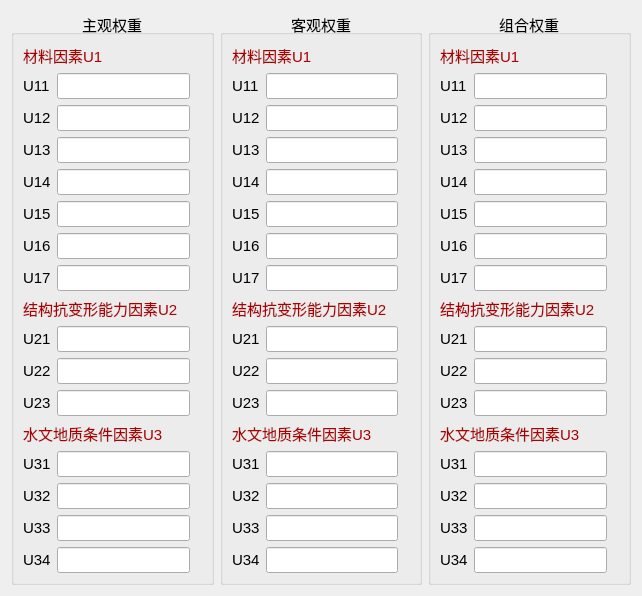
   <widget class="QWidget" name="scrollAreaWidgetContents_3">
    <property name="geometry">
     <rect>
      <x>0</x>
      <y>0</y>
      <width>642</width>
      <height>510</height>
     </rect>
    </property>
    <layout class="QGridLayout" name="gridLayout">
     <item row="0" column="0">
      <widget class="QGroupBox" name="groupBox_zg">
       <property name="sizePolicy">
        <sizepolicy hsizetype="Expanding" vsizetype="Expanding">
         <horstretch>0</horstretch>
         <verstretch>0</verstretch>
        </sizepolicy>
       </property>
       <property name="minimumSize">
        <size>
         <width>0</width>
         <height>0</height>
        </size>
       </property>
       <property name="font">
        <font>
         <family>Arial</family>
         <pointsize>11</pointsize>
         <weight>50</weight>
         <italic>false</italic>
         <bold>false</bold>
        </font>
       </property>
       <property name="styleSheet">
        <string notr="true">font: 11pt &quot;Arial&quot;;</string>
       </property>
       <property name="title">
        <string>主观权重</string>
       </property>
       <property name="alignment">
        <set>Qt::AlignCenter</set>
       </property>
       <property name="flat">
        <bool>false</bool>
       </property>
       <layout class="QGridLayout" name="gridLayout_8">
        <item row="19" column="1">
         <widget class="QLineEdit" name="zg32">
          <property name="alignment">
           <set>Qt::AlignCenter</set>
          </property>
          <property name="readOnly">
           <bool>true</bool>
          </property>
         </widget>
        </item>
        <item row="7" column="1">
         <widget class="QLineEdit" name="zg16">
          <property name="alignment">
           <set>Qt::AlignCenter</set>
          </property>
          <property name="readOnly">
           <bool>true</bool>
          </property>
         </widget>
        </item>
        <item row="4" column="1">
         <widget class="QLineEdit" name="zg13">
          <property name="alignment">
           <set>Qt::AlignCenter</set>
          </property>
          <property name="readOnly">
           <bool>true</bool>
          </property>
         </widget>
        </item>
        <item row="3" column="1">
         <widget class="QLineEdit" name="zg12">
          <property name="alignment">
           <set>Qt::AlignCenter</set>
          </property>
          <property name="dragEnabled">
           <bool>true</bool>
          </property>
          <property name="readOnly">
           <bool>true</bool>
          </property>
          <property name="clearButtonEnabled">
           <bool>false</bool>
          </property>
         </widget>
        </item>
        <item row="8" column="1">
         <widget class="QLineEdit" name="zg17">
          <property name="alignment">
           <set>Qt::AlignCenter</set>
          </property>
          <property name="readOnly">
           <bool>true</bool>
          </property>
         </widget>
        </item>
        <item row="18" column="0">
         <widget class="QLabel" name="label_88">
          <property name="text">
           <string>U31</string>
          </property>
         </widget>
        </item>
        <item row="5" column="0">
         <widget class="QLabel" name="label_89">
          <property name="text">
           <string>U14</string>
          </property>
         </widget>
        </item>
        <item row="6" column="0">
         <widget class="QLabel" name="label_101">
          <property name="text">
           <string>U15</string>
          </property>
         </widget>
        </item>
        <item row="19" column="0">
         <widget class="QLabel" name="label_91">
          <property name="text">
           <string>U32</string>
          </property>
         </widget>
        </item>
        <item row="13" column="0">
         <widget class="QLabel" name="label_84">
          <property name="text">
           <string>U23</string>
          </property>
         </widget>
        </item>
        <item row="11" column="1">
         <widget class="QLineEdit" name="zg21">
          <property name="text">
           <string/>
          </property>
          <property name="alignment">
           <set>Qt::AlignCenter</set>
          </property>
          <property name="readOnly">
           <bool>true</bool>
          </property>
         </widget>
        </item>
        <item row="8" column="0">
         <widget class="QLabel" name="label_96">
          <property name="text">
           <string>U17</string>
          </property>
         </widget>
        </item>
        <item row="21" column="0">
         <widget class="QLabel" name="label_100">
          <property name="text">
           <string>U34</string>
          </property>
         </widget>
        </item>
        <item row="12" column="1">
         <widget class="QLineEdit" name="zg22">
          <property name="alignment">
           <set>Qt::AlignCenter</set>
          </property>
          <property name="readOnly">
           <bool>true</bool>
          </property>
         </widget>
        </item>
        <item row="12" column="0">
         <widget class="QLabel" name="label_102">
          <property name="text">
           <string>U22</string>
          </property>
         </widget>
        </item>
        <item row="5" column="1">
         <widget class="QLineEdit" name="zg14">
          <property name="alignment">
           <set>Qt::AlignCenter</set>
          </property>
          <property name="readOnly">
           <bool>true</bool>
          </property>
         </widget>
        </item>
        <item row="6" column="1">
         <widget class="QLineEdit" name="zg15">
          <property name="alignment">
           <set>Qt::AlignCenter</set>
          </property>
          <property name="readOnly">
           <bool>true</bool>
          </property>
         </widget>
        </item>
        <item row="11" column="0">
         <widget class="QLabel" name="label_90">
          <property name="text">
           <string>U21</string>
          </property>
         </widget>
        </item>
        <item row="2" column="0">
         <widget class="QLabel" name="label_85">
          <property name="text">
           <string>U11</string>
          </property>
         </widget>
        </item>
        <item row="21" column="1">
         <widget class="QLineEdit" name="zg34">
          <property name="alignment">
           <set>Qt::AlignCenter</set>
          </property>
          <property name="readOnly">
           <bool>true</bool>
          </property>
         </widget>
        </item>
        <item row="2" column="1">
         <widget class="QLineEdit" name="zg11">
          <property name="layoutDirection">
           <enum>Qt::LeftToRight</enum>
          </property>
          <property name="text">
           <string/>
          </property>
          <property name="alignment">
           <set>Qt::AlignCenter</set>
          </property>
          <property name="readOnly">
           <bool>true</bool>
          </property>
         </widget>
        </item>
        <item row="9" column="0" rowspan="2" colspan="4">
         <widget class="QLabel" name="label_95">
          <property name="font">
           <font>
            <family>Arial</family>
            <pointsize>11</pointsize>
            <weight>50</weight>
            <italic>false</italic>
            <bold>false</bold>
           </font>
          </property>
          <property name="styleSheet">
           <string notr="true">color: rgb(170, 0, 0);</string>
          </property>
          <property name="text">
           <string>结构抗变形能力因素U2</string>
          </property>
         </widget>
        </item>
        <item row="15" column="0" rowspan="2" colspan="3">
         <widget class="QLabel" name="label_98">
          <property name="font">
           <font>
            <family>Arial</family>
            <pointsize>11</pointsize>
            <weight>50</weight>
            <italic>false</italic>
            <bold>false</bold>
           </font>
          </property>
          <property name="styleSheet">
           <string notr="true">color: rgb(170, 0, 0);</string>
          </property>
          <property name="text">
           <string>水文地质条件因素U3</string>
          </property>
         </widget>
        </item>
        <item row="3" column="0">
         <widget class="QLabel" name="label_97">
          <property name="text">
           <string>U12</string>
          </property>
         </widget>
        </item>
        <item row="20" column="1">
         <widget class="QLineEdit" name="zg33">
          <property name="alignment">
           <set>Qt::AlignCenter</set>
          </property>
          <property name="readOnly">
           <bool>true</bool>
          </property>
         </widget>
        </item>
        <item row="7" column="0">
         <widget class="QLabel" name="label_103">
          <property name="text">
           <string>U16</string>
          </property>
         </widget>
        </item>
        <item row="18" column="1">
         <widget class="QLineEdit" name="zg31">
          <property name="text">
           <string/>
          </property>
          <property name="alignment">
           <set>Qt::AlignCenter</set>
          </property>
          <property name="readOnly">
           <bool>true</bool>
          </property>
         </widget>
        </item>
        <item row="13" column="1">
         <widget class="QLineEdit" name="zg23">
          <property name="alignment">
           <set>Qt::AlignCenter</set>
          </property>
          <property name="readOnly">
           <bool>true</bool>
          </property>
         </widget>
        </item>
        <item row="20" column="0">
         <widget class="QLabel" name="label_99">
          <property name="text">
           <string>U33</string>
          </property>
         </widget>
        </item>
        <item row="4" column="0">
         <widget class="QLabel" name="label_87">
          <property name="text">
           <string>U13</string>
          </property>
         </widget>
        </item>
        <item row="0" column="0" rowspan="2" colspan="3">
         <widget class="QLabel" name="label_94">
          <property name="font">
           <font>
            <family>Arial</family>
            <pointsize>11</pointsize>
            <weight>50</weight>
            <italic>false</italic>
            <bold>false</bold>
           </font>
          </property>
          <property name="styleSheet">
           <string notr="true">color: rgb(170, 0, 0);</string>
          </property>
          <property name="text">
           <string>材料因素U1</string>
          </property>
         </widget>
        </item>
       </layout>
      </widget>
     </item>
     <item row="0" column="2">
      <widget class="QGroupBox" name="groupBox_zh">
       <property name="sizePolicy">
        <sizepolicy hsizetype="Expanding" vsizetype="Expanding">
         <horstretch>0</horstretch>
         <verstretch>0</verstretch>
        </sizepolicy>
       </property>
       <property name="minimumSize">
        <size>
         <width>0</width>
         <height>0</height>
        </size>
       </property>
       <property name="font">
        <font>
         <family>Arial</family>
         <pointsize>11</pointsize>
         <weight>50</weight>
         <italic>false</italic>
         <bold>false</bold>
        </font>
       </property>
       <property name="styleSheet">
        <string notr="true">font: 11pt &quot;Arial&quot;;</string>
       </property>
       <property name="title">
        <string>组合权重</string>
       </property>
       <property name="alignment">
        <set>Qt::AlignCenter</set>
       </property>
       <property name="flat">
        <bool>false</bool>
       </property>
       <layout class="QGridLayout" name="gridLayout_16">
        <item row="0" column="1" rowspan="2" colspan="3">
         <widget class="QLabel" name="label_355">
          <property name="font">
           <font>
            <family>Arial</family>
            <pointsize>11</pointsize>
            <weight>50</weight>
            <italic>false</italic>
            <bold>false</bold>
           </font>
          </property>
          <property name="styleSheet">
           <string notr="true">color: rgb(170, 0, 0);</string>
          </property>
          <property name="text">
           <string>材料因素U1</string>
          </property>
         </widget>
        </item>
        <item row="9" column="1" rowspan="2" colspan="4">
         <widget class="QLabel" name="label_337">
          <property name="font">
           <font>
            <family>Arial</family>
            <pointsize>11</pointsize>
            <weight>50</weight>
            <italic>false</italic>
            <bold>false</bold>
           </font>
          </property>
          <property name="styleSheet">
           <string notr="true">color: rgb(170, 0, 0);</string>
          </property>
          <property name="text">
           <string>结构抗变形能力因素U2</string>
          </property>
         </widget>
        </item>
        <item row="3" column="2">
         <widget class="QLineEdit" name="zh12">
          <property name="alignment">
           <set>Qt::AlignCenter</set>
          </property>
          <property name="dragEnabled">
           <bool>true</bool>
          </property>
          <property name="readOnly">
           <bool>true</bool>
          </property>
          <property name="clearButtonEnabled">
           <bool>false</bool>
          </property>
         </widget>
        </item>
        <item row="18" column="2">
         <widget class="QLineEdit" name="zh31">
          <property name="text">
           <string/>
          </property>
          <property name="alignment">
           <set>Qt::AlignCenter</set>
          </property>
          <property name="readOnly">
           <bool>true</bool>
          </property>
         </widget>
        </item>
        <item row="11" column="2">
         <widget class="QLineEdit" name="zh21">
          <property name="text">
           <string/>
          </property>
          <property name="alignment">
           <set>Qt::AlignCenter</set>
          </property>
          <property name="readOnly">
           <bool>true</bool>
          </property>
         </widget>
        </item>
        <item row="19" column="1">
         <widget class="QLabel" name="label_357">
          <property name="text">
           <string>U32</string>
          </property>
         </widget>
        </item>
        <item row="2" column="1">
         <widget class="QLabel" name="label_335">
          <property name="text">
           <string>U11</string>
          </property>
         </widget>
        </item>
        <item row="11" column="1">
         <widget class="QLabel" name="label_339">
          <property name="text">
           <string>U21</string>
          </property>
         </widget>
        </item>
        <item row="4" column="2">
         <widget class="QLineEdit" name="zh13">
          <property name="alignment">
           <set>Qt::AlignCenter</set>
          </property>
          <property name="readOnly">
           <bool>true</bool>
          </property>
         </widget>
        </item>
        <item row="19" column="2">
         <widget class="QLineEdit" name="zh32">
          <property name="alignment">
           <set>Qt::AlignCenter</set>
          </property>
          <property name="readOnly">
           <bool>true</bool>
          </property>
         </widget>
        </item>
        <item row="5" column="2">
         <widget class="QLineEdit" name="zh14">
          <property name="alignment">
           <set>Qt::AlignCenter</set>
          </property>
          <property name="readOnly">
           <bool>true</bool>
          </property>
         </widget>
        </item>
        <item row="7" column="1">
         <widget class="QLabel" name="label_342">
          <property name="text">
           <string>U16</string>
          </property>
         </widget>
        </item>
        <item row="21" column="1">
         <widget class="QLabel" name="label_343">
          <property name="text">
           <string>U34</string>
          </property>
         </widget>
        </item>
        <item row="7" column="2">
         <widget class="QLineEdit" name="zh16">
          <property name="alignment">
           <set>Qt::AlignCenter</set>
          </property>
          <property name="readOnly">
           <bool>true</bool>
          </property>
         </widget>
        </item>
        <item row="5" column="1">
         <widget class="QLabel" name="label_333">
          <property name="text">
           <string>U14</string>
          </property>
         </widget>
        </item>
        <item row="18" column="1">
         <widget class="QLabel" name="label_331">
          <property name="text">
           <string>U31</string>
          </property>
         </widget>
        </item>
        <item row="21" column="2">
         <widget class="QLineEdit" name="zh34">
          <property name="alignment">
           <set>Qt::AlignCenter</set>
          </property>
          <property name="readOnly">
           <bool>true</bool>
          </property>
         </widget>
        </item>
        <item row="15" column="1" rowspan="2" colspan="3">
         <widget class="QLabel" name="label_332">
          <property name="font">
           <font>
            <family>Arial</family>
            <pointsize>11</pointsize>
            <weight>50</weight>
            <italic>false</italic>
            <bold>false</bold>
           </font>
          </property>
          <property name="styleSheet">
           <string notr="true">color: rgb(170, 0, 0);</string>
          </property>
          <property name="text">
           <string>水文地质条件因素U3</string>
          </property>
         </widget>
        </item>
        <item row="20" column="2">
         <widget class="QLineEdit" name="zh33">
          <property name="alignment">
           <set>Qt::AlignCenter</set>
          </property>
          <property name="readOnly">
           <bool>true</bool>
          </property>
         </widget>
        </item>
        <item row="12" column="2">
         <widget class="QLineEdit" name="zh22">
          <property name="alignment">
           <set>Qt::AlignCenter</set>
          </property>
          <property name="readOnly">
           <bool>true</bool>
          </property>
         </widget>
        </item>
        <item row="20" column="1">
         <widget class="QLabel" name="label_341">
          <property name="text">
           <string>U33</string>
          </property>
         </widget>
        </item>
        <item row="3" column="1">
         <widget class="QLabel" name="label_330">
          <property name="text">
           <string>U12</string>
          </property>
         </widget>
        </item>
        <item row="13" column="1">
         <widget class="QLabel" name="label_350">
          <property name="text">
           <string>U23</string>
          </property>
         </widget>
        </item>
        <item row="6" column="2">
         <widget class="QLineEdit" name="zh15">
          <property name="alignment">
           <set>Qt::AlignCenter</set>
          </property>
          <property name="readOnly">
           <bool>true</bool>
          </property>
         </widget>
        </item>
        <item row="4" column="1">
         <widget class="QLabel" name="label_340">
          <property name="text">
           <string>U13</string>
          </property>
         </widget>
        </item>
        <item row="6" column="1">
         <widget class="QLabel" name="label_345">
          <property name="text">
           <string>U15</string>
          </property>
         </widget>
        </item>
        <item row="12" column="1">
         <widget class="QLabel" name="label_353">
          <property name="text">
           <string>U22</string>
          </property>
         </widget>
        </item>
        <item row="13" column="2">
         <widget class="QLineEdit" name="zh23">
          <property name="alignment">
           <set>Qt::AlignCenter</set>
          </property>
          <property name="readOnly">
           <bool>true</bool>
          </property>
         </widget>
        </item>
        <item row="8" column="2">
         <widget class="QLineEdit" name="zh17">
          <property name="alignment">
           <set>Qt::AlignCenter</set>
          </property>
          <property name="readOnly">
           <bool>true</bool>
          </property>
         </widget>
        </item>
        <item row="8" column="1">
         <widget class="QLabel" name="label_344">
          <property name="text">
           <string>U17</string>
          </property>
         </widget>
        </item>
        <item row="2" column="2">
         <widget class="QLineEdit" name="zh11">
          <property name="layoutDirection">
           <enum>Qt::LeftToRight</enum>
          </property>
          <property name="text">
           <string/>
          </property>
          <property name="alignment">
           <set>Qt::AlignCenter</set>
          </property>
          <property name="readOnly">
           <bool>true</bool>
          </property>
         </widget>
        </item>
       </layout>
      </widget>
     </item>
     <item row="0" column="1">
      <widget class="QGroupBox" name="groupBox_kg">
       <property name="sizePolicy">
        <sizepolicy hsizetype="Expanding" vsizetype="Expanding">
         <horstretch>0</horstretch>
         <verstretch>0</verstretch>
        </sizepolicy>
       </property>
       <property name="minimumSize">
        <size>
         <width>0</width>
         <height>0</height>
        </size>
       </property>
       <property name="font">
        <font>
         <family>Arial</family>
         <pointsize>11</pointsize>
         <weight>50</weight>
         <italic>false</italic>
         <bold>false</bold>
        </font>
       </property>
       <property name="styleSheet">
        <string notr="true">font: 11pt &quot;Arial&quot;;</string>
       </property>
       <property name="title">
        <string>客观权重</string>
       </property>
       <property name="alignment">
        <set>Qt::AlignCenter</set>
       </property>
       <property name="flat">
        <bool>false</bool>
       </property>
       <layout class="QGridLayout" name="gridLayout_7">
        <item row="7" column="1">
         <widget class="QLineEdit" name="kg16">
          <property name="alignment">
           <set>Qt::AlignCenter</set>
          </property>
          <property name="readOnly">
           <bool>true</bool>
          </property>
         </widget>
        </item>
        <item row="21" column="1">
         <widget class="QLineEdit" name="kg34">
          <property name="alignment">
           <set>Qt::AlignCenter</set>
          </property>
          <property name="readOnly">
           <bool>true</bool>
          </property>
         </widget>
        </item>
        <item row="12" column="1">
         <widget class="QLineEdit" name="kg22">
          <property name="alignment">
           <set>Qt::AlignCenter</set>
          </property>
          <property name="readOnly">
           <bool>true</bool>
          </property>
         </widget>
        </item>
        <item row="9" column="0" rowspan="2" colspan="4">
         <widget class="QLabel" name="label_75">
          <property name="font">
           <font>
            <family>Arial</family>
            <pointsize>11</pointsize>
            <weight>50</weight>
            <italic>false</italic>
            <bold>false</bold>
           </font>
          </property>
          <property name="styleSheet">
           <string notr="true">color: rgb(170, 0, 0);</string>
          </property>
          <property name="text">
           <string>结构抗变形能力因素U2</string>
          </property>
         </widget>
        </item>
        <item row="20" column="0">
         <widget class="QLabel" name="label_68">
          <property name="text">
           <string>U33</string>
          </property>
         </widget>
        </item>
        <item row="8" column="1">
         <widget class="QLineEdit" name="kg17">
          <property name="alignment">
           <set>Qt::AlignCenter</set>
          </property>
          <property name="readOnly">
           <bool>true</bool>
          </property>
         </widget>
        </item>
        <item row="20" column="1">
         <widget class="QLineEdit" name="kg33">
          <property name="alignment">
           <set>Qt::AlignCenter</set>
          </property>
          <property name="readOnly">
           <bool>true</bool>
          </property>
         </widget>
        </item>
        <item row="12" column="0">
         <widget class="QLabel" name="label_79">
          <property name="text">
           <string>U22</string>
          </property>
         </widget>
        </item>
        <item row="0" column="0" rowspan="2" colspan="3">
         <widget class="QLabel" name="label_73">
          <property name="font">
           <font>
            <family>Arial</family>
            <pointsize>11</pointsize>
            <weight>50</weight>
            <italic>false</italic>
            <bold>false</bold>
           </font>
          </property>
          <property name="styleSheet">
           <string notr="true">color: rgb(170, 0, 0);</string>
          </property>
          <property name="text">
           <string>材料因素U1</string>
          </property>
         </widget>
        </item>
        <item row="13" column="0">
         <widget class="QLabel" name="label_72">
          <property name="text">
           <string>U23</string>
          </property>
         </widget>
        </item>
        <item row="2" column="1">
         <widget class="QLineEdit" name="kg11">
          <property name="layoutDirection">
           <enum>Qt::LeftToRight</enum>
          </property>
          <property name="text">
           <string/>
          </property>
          <property name="alignment">
           <set>Qt::AlignCenter</set>
          </property>
          <property name="readOnly">
           <bool>true</bool>
          </property>
         </widget>
        </item>
        <item row="11" column="0">
         <widget class="QLabel" name="label_69">
          <property name="text">
           <string>U21</string>
          </property>
         </widget>
        </item>
        <item row="5" column="0">
         <widget class="QLabel" name="label_71">
          <property name="text">
           <string>U14</string>
          </property>
         </widget>
        </item>
        <item row="7" column="0">
         <widget class="QLabel" name="label_80">
          <property name="text">
           <string>U16</string>
          </property>
         </widget>
        </item>
        <item row="3" column="0">
         <widget class="QLabel" name="label_70">
          <property name="text">
           <string>U12</string>
          </property>
         </widget>
        </item>
        <item row="19" column="0">
         <widget class="QLabel" name="label_65">
          <property name="text">
           <string>U32</string>
          </property>
         </widget>
        </item>
        <item row="21" column="0">
         <widget class="QLabel" name="label_66">
          <property name="text">
           <string>U34</string>
          </property>
         </widget>
        </item>
        <item row="15" column="0" rowspan="2" colspan="3">
         <widget class="QLabel" name="label_82">
          <property name="font">
           <font>
            <family>Arial</family>
            <pointsize>11</pointsize>
            <weight>50</weight>
            <italic>false</italic>
            <bold>false</bold>
           </font>
          </property>
          <property name="styleSheet">
           <string notr="true">color: rgb(170, 0, 0);</string>
          </property>
          <property name="text">
           <string>水文地质条件因素U3</string>
          </property>
         </widget>
        </item>
        <item row="13" column="1">
         <widget class="QLineEdit" name="kg23">
          <property name="alignment">
           <set>Qt::AlignCenter</set>
          </property>
          <property name="readOnly">
           <bool>true</bool>
          </property>
         </widget>
        </item>
        <item row="6" column="1">
         <widget class="QLineEdit" name="kg15">
          <property name="alignment">
           <set>Qt::AlignCenter</set>
          </property>
          <property name="readOnly">
           <bool>true</bool>
          </property>
         </widget>
        </item>
        <item row="18" column="0">
         <widget class="QLabel" name="label_76">
          <property name="text">
           <string>U31</string>
          </property>
         </widget>
        </item>
        <item row="2" column="0">
         <widget class="QLabel" name="label_64">
          <property name="text">
           <string>U11</string>
          </property>
         </widget>
        </item>
        <item row="4" column="1">
         <widget class="QLineEdit" name="kg13">
          <property name="alignment">
           <set>Qt::AlignCenter</set>
          </property>
          <property name="readOnly">
           <bool>true</bool>
          </property>
         </widget>
        </item>
        <item row="6" column="0">
         <widget class="QLabel" name="label_81">
          <property name="text">
           <string>U15</string>
          </property>
         </widget>
        </item>
        <item row="4" column="0">
         <widget class="QLabel" name="label_83">
          <property name="text">
           <string>U13</string>
          </property>
         </widget>
        </item>
        <item row="5" column="1">
         <widget class="QLineEdit" name="kg14">
          <property name="alignment">
           <set>Qt::AlignCenter</set>
          </property>
          <property name="readOnly">
           <bool>true</bool>
          </property>
         </widget>
        </item>
        <item row="3" column="1">
         <widget class="QLineEdit" name="kg12">
          <property name="alignment">
           <set>Qt::AlignCenter</set>
          </property>
          <property name="dragEnabled">
           <bool>true</bool>
          </property>
          <property name="readOnly">
           <bool>true</bool>
          </property>
          <property name="clearButtonEnabled">
           <bool>false</bool>
          </property>
         </widget>
        </item>
        <item row="8" column="0">
         <widget class="QLabel" name="label_77">
          <property name="text">
           <string>U17</string>
          </property>
         </widget>
        </item>
        <item row="18" column="1">
         <widget class="QLineEdit" name="kg31">
          <property name="text">
           <string/>
          </property>
          <property name="alignment">
           <set>Qt::AlignCenter</set>
          </property>
          <property name="readOnly">
           <bool>true</bool>
          </property>
         </widget>
        </item>
        <item row="11" column="1">
         <widget class="QLineEdit" name="kg21">
          <property name="text">
           <string/>
          </property>
          <property name="alignment">
           <set>Qt::AlignCenter</set>
          </property>
          <property name="readOnly">
           <bool>true</bool>
          </property>
         </widget>
        </item>
        <item row="19" column="1">
         <widget class="QLineEdit" name="kg32">
          <property name="alignment">
           <set>Qt::AlignCenter</set>
          </property>
          <property name="readOnly">
           <bool>true</bool>
          </property>
         </widget>
        </item>
       </layout>
      </widget>
     </item>
    </layout>
   </widget>
